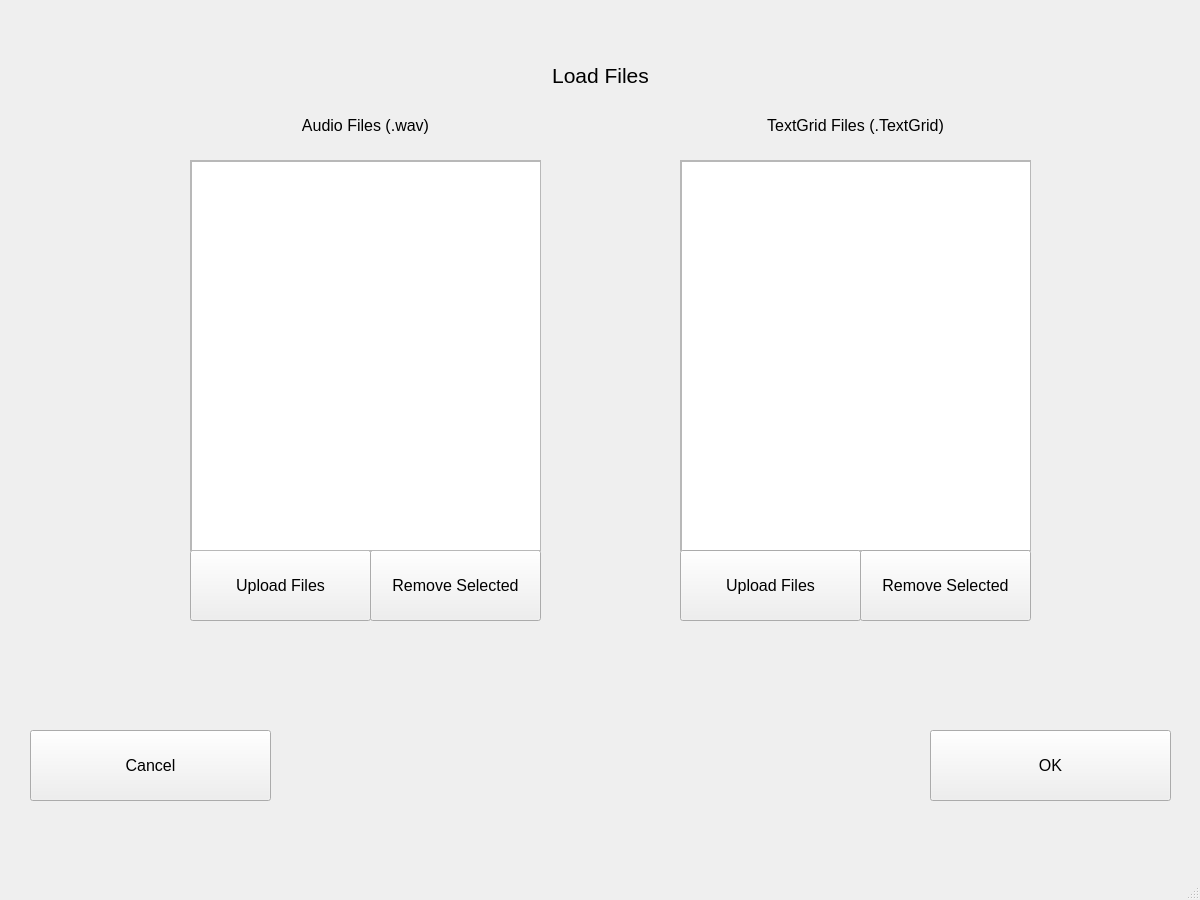
<?xml version="1.0" encoding="UTF-8"?>
<ui version="4.0">
 <class>loadFilesPage</class>
 <widget class="QMainWindow" name="loadFilesPage">
  <property name="geometry">
   <rect>
    <x>0</x>
    <y>0</y>
    <width>1200</width>
    <height>900</height>
   </rect>
  </property>
  <property name="windowTitle">
   <string>MainWindow</string>
  </property>
  <widget class="QWidget" name="centralwidget">
   <widget class="QLabel" name="label_2">
    <property name="geometry">
     <rect>
      <x>0</x>
      <y>40</y>
      <width>1201</width>
      <height>71</height>
     </rect>
    </property>
    <property name="font">
     <font>
      <pointsize>16</pointsize>
     </font>
    </property>
    <property name="text">
     <string>Load Files</string>
    </property>
    <property name="alignment">
     <set>Qt::AlignCenter</set>
    </property>
   </widget>
   <widget class="QPushButton" name="cancelButton">
    <property name="geometry">
     <rect>
      <x>30</x>
      <y>730</y>
      <width>241</width>
      <height>71</height>
     </rect>
    </property>
    <property name="font">
     <font>
      <pointsize>12</pointsize>
     </font>
    </property>
    <property name="text">
     <string>Cancel</string>
    </property>
   </widget>
   <widget class="QPushButton" name="OKButton">
    <property name="geometry">
     <rect>
      <x>930</x>
      <y>730</y>
      <width>241</width>
      <height>71</height>
     </rect>
    </property>
    <property name="font">
     <font>
      <pointsize>12</pointsize>
     </font>
    </property>
    <property name="text">
     <string>OK</string>
    </property>
   </widget>
   <widget class="QScrollArea" name="textGridScroll">
    <property name="geometry">
     <rect>
      <x>680</x>
      <y>160</y>
      <width>351</width>
      <height>391</height>
     </rect>
    </property>
    <property name="widgetResizable">
     <bool>true</bool>
    </property>
    <widget class="QWidget" name="textGridScrollContents">
     <property name="geometry">
      <rect>
       <x>0</x>
       <y>0</y>
       <width>349</width>
       <height>389</height>
      </rect>
     </property>
     <widget class="QListWidget" name="listWidget_2">
      <property name="geometry">
       <rect>
        <x>0</x>
        <y>0</y>
        <width>351</width>
        <height>391</height>
       </rect>
      </property>
     </widget>
    </widget>
   </widget>
   <widget class="QPushButton" name="UploadAudioFilesButton">
    <property name="geometry">
     <rect>
      <x>190</x>
      <y>550</y>
      <width>181</width>
      <height>71</height>
     </rect>
    </property>
    <property name="font">
     <font>
      <pointsize>12</pointsize>
     </font>
    </property>
    <property name="text">
     <string>Upload Files</string>
    </property>
   </widget>
   <widget class="QPushButton" name="removeAudioFilesButton">
    <property name="geometry">
     <rect>
      <x>370</x>
      <y>550</y>
      <width>171</width>
      <height>71</height>
     </rect>
    </property>
    <property name="font">
     <font>
      <pointsize>12</pointsize>
     </font>
    </property>
    <property name="text">
     <string>Remove Selected</string>
    </property>
   </widget>
   <widget class="QScrollArea" name="audioFileScroll">
    <property name="geometry">
     <rect>
      <x>190</x>
      <y>160</y>
      <width>351</width>
      <height>391</height>
     </rect>
    </property>
    <property name="widgetResizable">
     <bool>true</bool>
    </property>
    <widget class="QWidget" name="audioFileScrollContents">
     <property name="geometry">
      <rect>
       <x>0</x>
       <y>0</y>
       <width>349</width>
       <height>389</height>
      </rect>
     </property>
     <widget class="QListWidget" name="listWidget_3">
      <property name="geometry">
       <rect>
        <x>0</x>
        <y>0</y>
        <width>351</width>
        <height>391</height>
       </rect>
      </property>
     </widget>
    </widget>
   </widget>
   <widget class="QPushButton" name="uploadTextGridFilesButton">
    <property name="geometry">
     <rect>
      <x>680</x>
      <y>550</y>
      <width>181</width>
      <height>71</height>
     </rect>
    </property>
    <property name="font">
     <font>
      <pointsize>12</pointsize>
     </font>
    </property>
    <property name="text">
     <string>Upload Files</string>
    </property>
   </widget>
   <widget class="QPushButton" name="removeTextGridFilesButton">
    <property name="geometry">
     <rect>
      <x>860</x>
      <y>550</y>
      <width>171</width>
      <height>71</height>
     </rect>
    </property>
    <property name="font">
     <font>
      <pointsize>12</pointsize>
     </font>
    </property>
    <property name="text">
     <string>Remove Selected</string>
    </property>
   </widget>
   <widget class="QLabel" name="label_3">
    <property name="geometry">
     <rect>
      <x>190</x>
      <y>90</y>
      <width>351</width>
      <height>71</height>
     </rect>
    </property>
    <property name="font">
     <font>
      <pointsize>12</pointsize>
     </font>
    </property>
    <property name="text">
     <string>Audio Files (.wav)</string>
    </property>
    <property name="alignment">
     <set>Qt::AlignCenter</set>
    </property>
   </widget>
   <widget class="QLabel" name="label_4">
    <property name="geometry">
     <rect>
      <x>680</x>
      <y>90</y>
      <width>351</width>
      <height>71</height>
     </rect>
    </property>
    <property name="font">
     <font>
      <pointsize>12</pointsize>
     </font>
    </property>
    <property name="text">
     <string>TextGrid Files (.TextGrid)</string>
    </property>
    <property name="alignment">
     <set>Qt::AlignCenter</set>
    </property>
   </widget>
  </widget>
  <widget class="QMenuBar" name="menubar">
   <property name="geometry">
    <rect>
     <x>0</x>
     <y>0</y>
     <width>1200</width>
     <height>26</height>
    </rect>
   </property>
  </widget>
  <widget class="QStatusBar" name="statusbar"/>
 </widget>
 <resources/>
 <connections/>
</ui>
